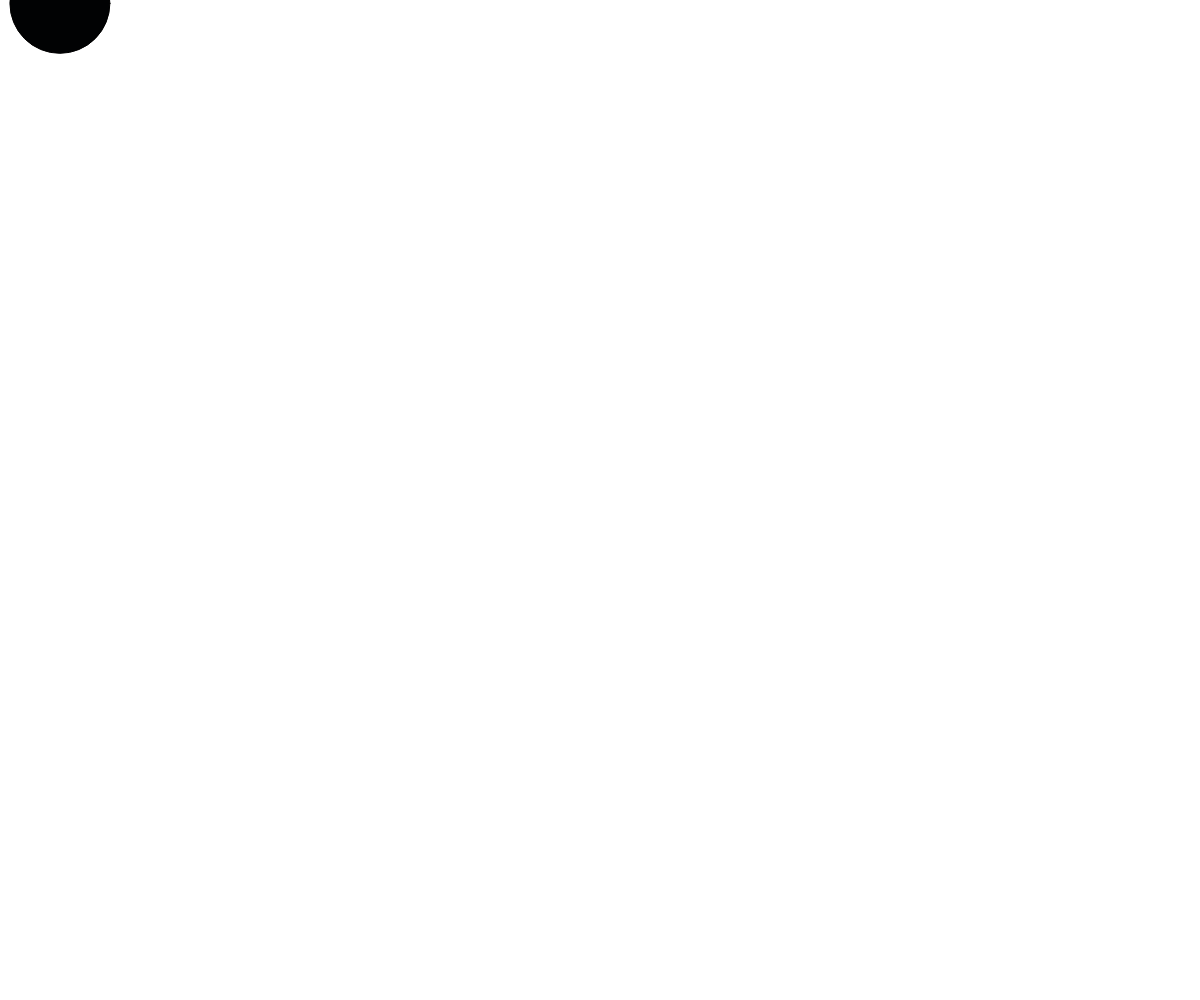
Frame 1 (no input)
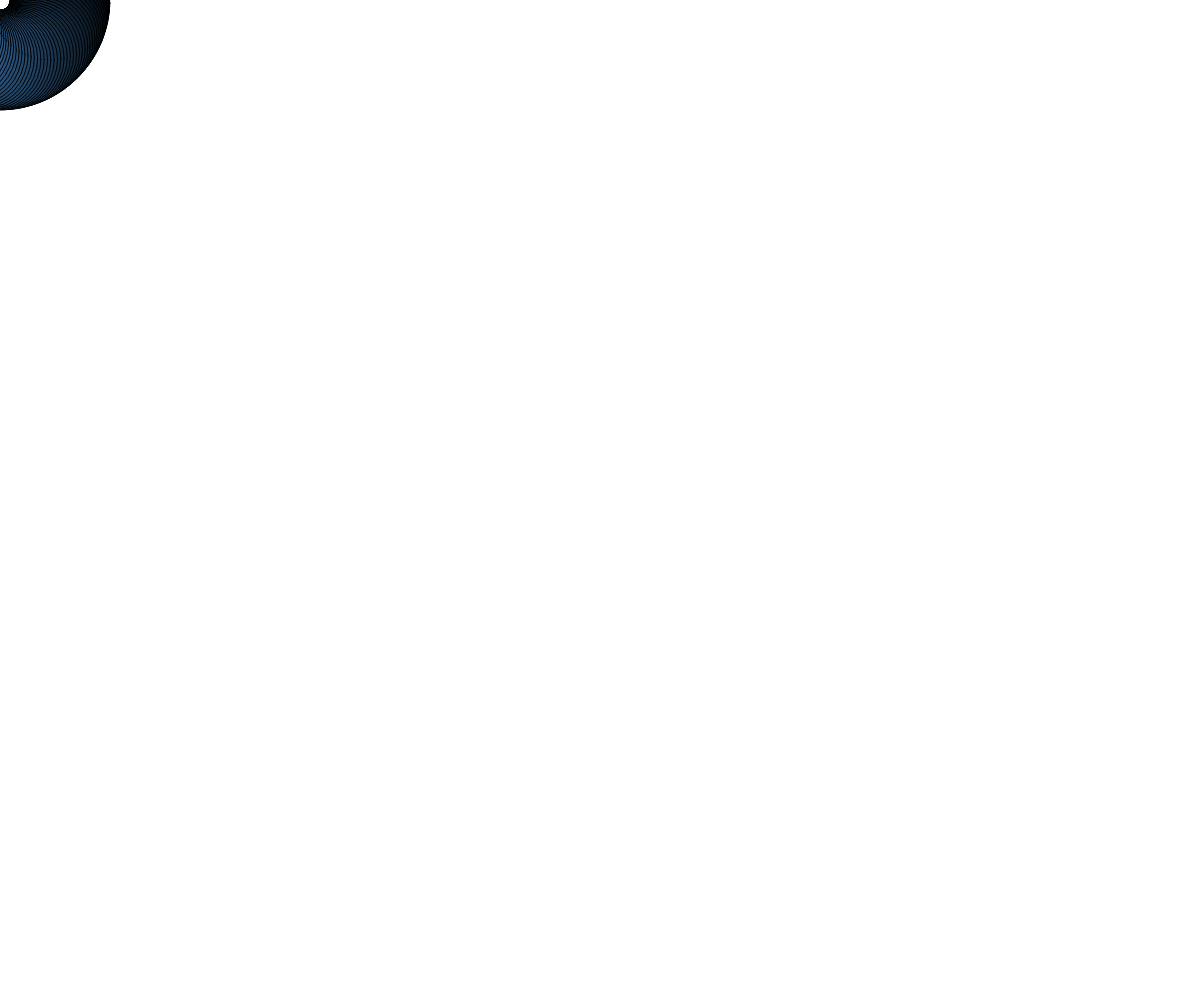
Frame 60 (no input)
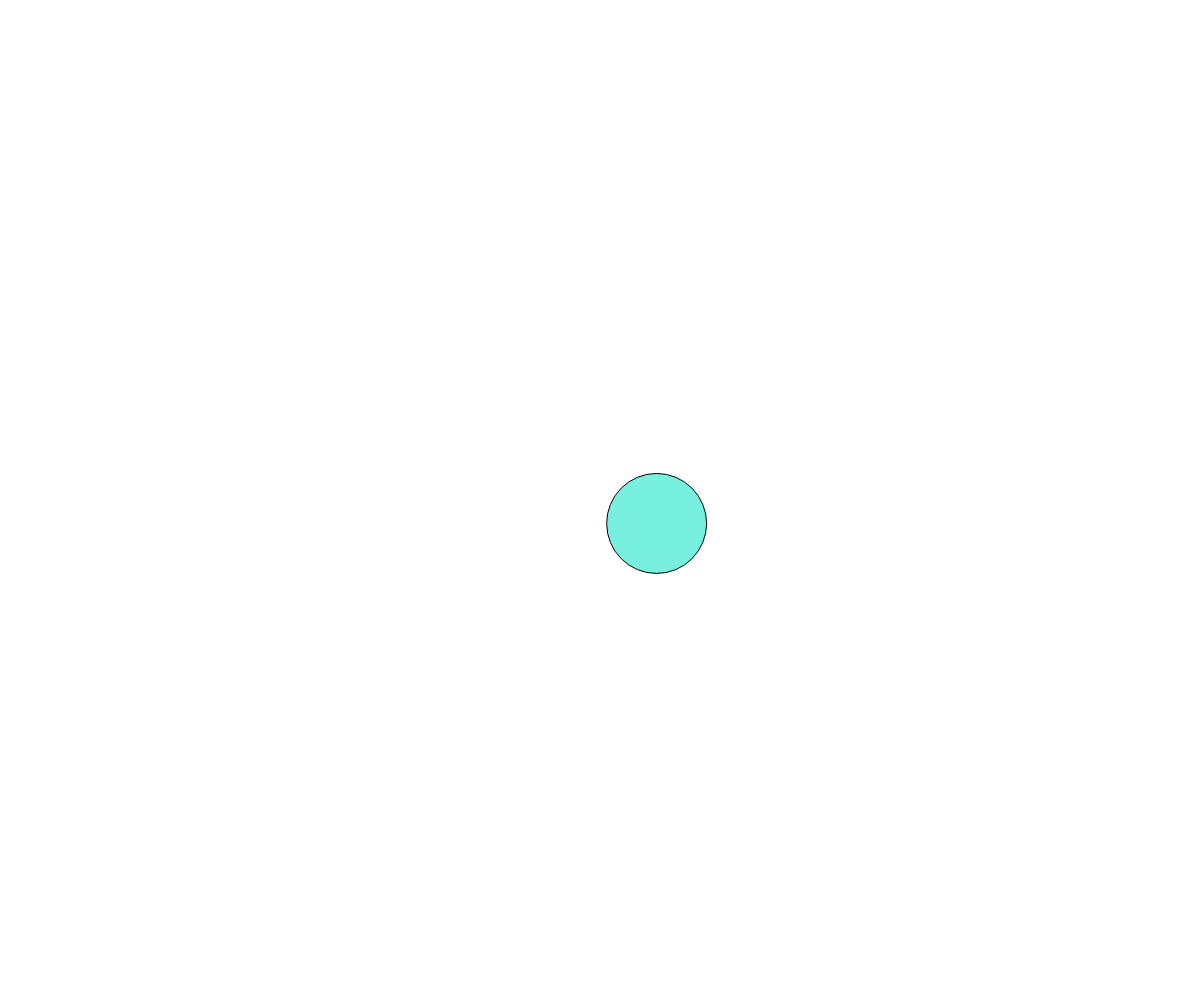
Frame 120 (the mouse pressed at the canvas centre since frame 60)

The p5.js sketch that drew these frames (run headless with seeded random() and noise() and a simulated clock; from frame 60 on, the mouse is pressed at the canvas centre):

// p5.js sketch
// ── sketch.js
function setup() {
  createCanvas(windowWidth, windowHeight);
  angleMode(DEGREES);
  color_r = 0
  color_g = 0
  color_b = 0
  dir_r = 1
  dir_g = 1
  dir_b = 1
}

function draw() {
  if(mouseIsPressed){
    clear()
  }
  if (color_r < 0){
    dir_r = 1
  }else if(color_r > 255){
    dir_r = 0
  }
  if (color_g < 0){
    dir_g = 1
  }else if(color_g > 255){
    dir_g = 0
  }
  if (color_b < 0){
    dir_b = 1
  }else if(color_b > 255){
    dir_b = 0
  }
  
  if (dir_r == 1){
    color_r = color_r + 1
  }else if(dir_r == 0){
    color_r = color_r - 2
  }
  if (dir_g == 1){
    color_g = color_g + 2
  }else if(dir_g == 0){
    color_g = color_g - 3
  }
  if (dir_b == 1){
    color_b = color_b + 3
  }else if(dir_b == 0){
    color_b = color_b - 1
  }
  
  translate(mouseX / mouseX, mouseY / mouseY);
  translate(p5.Vector.fromAngle(millis() / 300, 60));
  fill(color_r, color_g, color_b)
  circle(mouseX, mouseY, 100);
}
